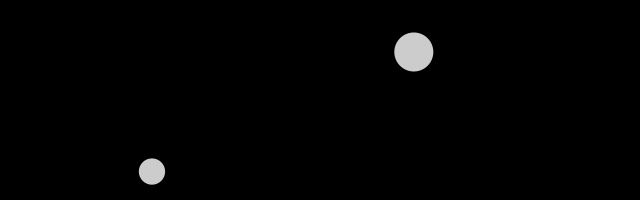
Frame 1 (no input)
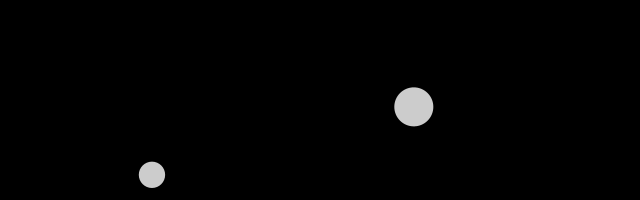
Frame 60 (the mouse pressed at the canvas centre just before this capture)
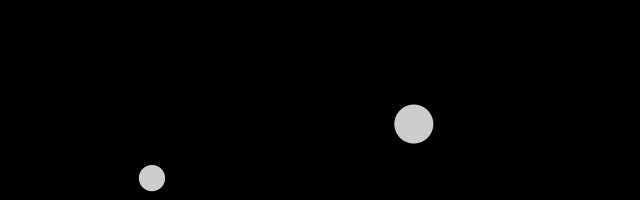
Frame 120 (the mouse held since frame 60 and released just before this capture)

The Processing sketch that drew these frames (run headless with seeded random() and noise(); from frame 60 on, the mouse is pressed at the canvas centre):

// Processing sketch: protoSnapBubbles
// ── protoSnapBubbles.pde
/**
 * Bouncy Bubbles. 
 * Based on code from Keith Peters (www.bit-101.com). 
 * 
 * Multiple-object collision.
 */
 
 
int numBalls = 2;
float spring = 0.05;
float gravity = 0.03;
float friction = -0.9;
Ball[] balls = new Ball[numBalls];

void setup() 
{
  size(640, 200);
  noStroke();
  smooth();
  for (int i = 0; i < numBalls; i++) {
    balls[i] = new Ball(random(width), random(height), random(20, 40), i, balls);
  }
}

void draw() 
{
  background(0);
  for (int i = 0; i < numBalls; i++) {
    balls[i].collide();
    balls[i].move();
    balls[i].display();
    println(balls[i].id);  
  }
}

class Ball {
  float x, y;
  float diameter;
  float vx = 0;
  float vy = 0;
  int id;
  Ball[] others;
 
  Ball(float xin, float yin, float din, int idin, Ball[] oin) {
    x = xin;
    y = yin;
    diameter = din;
    id = idin;
    others = oin;
  } 
  
  void collide() {
    for (int i = id + 1; i < numBalls; i++) {
      println(i);
      float dx = others[i].x - x;
      float dy = others[i].y - y;
      float distance = sqrt(dx*dx + dy*dy);
      float minDist = others[i].diameter/2 + diameter/2;
      if (distance < minDist) { 
        float angle = atan2(dy, dx);
        float targetX = x + cos(angle) * minDist;
        float targetY = y + sin(angle) * minDist;
        float ax = (targetX - others[i].x) * spring;
        float ay = (targetY - others[i].y) * spring;
        vx -= ax;
        vy -= ay;
        others[i].vx += ax;
        others[i].vy += ay;
      }
    }   
  }
  
  void move() {
    vy += gravity;
    x += vx;
    y += vy;
    if (x + diameter/2 > width) {
      x = width - diameter/2;
      vx *= friction; 
    }
    else if (x - diameter/2 < 0) {
      x = diameter/2;
      vx *= friction;
    }
    if (y + diameter/2 > height) {
      y = height - diameter/2;
      vy *= friction; 
    } 
    else if (y - diameter/2 < 0) {
      y = diameter/2;
      vy *= friction;
    }
  }
  
  void display() {
    fill(255, 204);
    ellipse(x, y, diameter, diameter);
  }
}

void keyPressed() {
 
  if(key == 'n') {
   
   
   int i = numBalls;
   print(i);
   numBalls++;
   //balls = (Ball[]) expand(balls, numBalls);
   balls = (Ball[]) append(balls, new Ball(random(width), random(height), random(20, 40), i, balls));
   
   
    
  }
  
}
